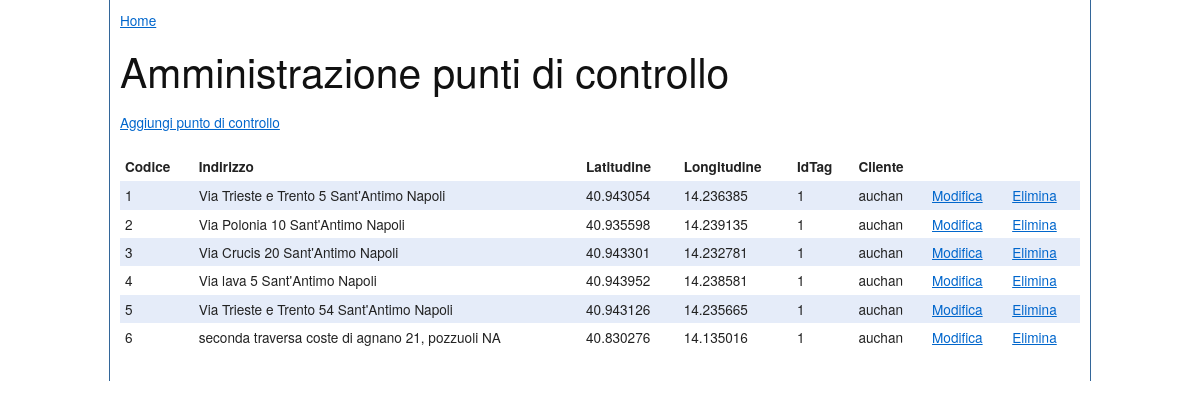
The page /ASC/puntiDiControllo/index.php on the database its author committed.
### tables this page shows
CREATE TABLE PuntiDiControllo
(
	codicePC INTEGER AUTO_INCREMENT PRIMARY KEY,
	indirizzo VARCHAR(100) NOT NULL,
	latitudine DOUBLE NOT NULL,
	longitudine DOUBLE NOT NULL,
	idTag INTEGER NOT NULL,
	codiceCliente INTEGER NOT NULL,

	CONSTRAINT PC_fk1
	  FOREIGN KEY (codiceCliente) REFERENCES Clienti(codiceCliente)
);

CREATE TABLE Clienti
(
	codiceCliente INTEGER AUTO_INCREMENT PRIMARY KEY,
	nomeCliente VARCHAR(50) NOT NULL
);

### lib/DB.php (called while the page is built, shortened)
<?php
class DB {
	private static $instance = NULL;
	private $user = 'sop2011_admin';
	private $password = 'z0m1x9n2';
	private $dbName = 'sop2011';
	private $dbHost = 'localhost';
	private $conn = NULL;
	private function __construct() {
		$this->conn = new mysqli($this->dbHost, $this->user, $this->password, $this->dbName);
		$this->conn->query("SET NAMES 'utf8'");
	}
	public static function getInstance() {
		if (!self::$instance instanceof self) {
			try {
				self::$instance = new self;
			} catch (DatabaseErrorException $e) {
				die($e->getMessage());
			}
		}
		return self::$instance;
	}
	public function query($queryStr) {
		$result = @$this->conn->query($queryStr);
		if ($result !== FALSE) {
			return $result;
		} else {
			$msg = "Query Fallita";
			throw new DatabaseErrorException($msg);
		}
	}
}
?>

### lib/PuntoDiControllo.php (called while the page is built, shortened)
<?php
require 'DB.php';
class PuntoDiControllo {
	private $codicePC;
	private $indirizzo;
	private $latitudine;
	private $longitudine;
	private $idTag;
	private $codiceCliente;
	public function getLongitudine() {
		return $this->longitudine;
	}
	public function getCodicePC() {
		return $this->codicePC;
	}
	public function getIndirizzo() {
		return $this->indirizzo;
	}
	public function getLatitudine() {
		return $this->latitudine;
	}
	public function getIdTag() {
		return $this->idTag;
	}
	public function getCodiceCliente() {
		return $this->codiceCliente;
	}
	public function setLongitudine($longitudine) {
			$this->longitudine = $longitudine;
	}
	public function setCodicePC($codicePC) {
		$this->codicePC = $codicePC;
	}
	public function setIndirizzo($indirizzo) {
		$this->indirizzo = $indirizzo;
	}
	public function setLatitudine($latitudine) {
		$this->latitudine = $latitudine;
	}
	public function setIdTag($idTag) {
		$this->idTag = $idTag;
	}
	public function setCodiceCliente($codiceCliente) {
		$this->codiceCliente = $codiceCliente;
	}
	public static function findAll() {
		$db = DB::getInstance();
		 $queryStr = "SELECT codicePC, indirizzo, latitudine, longitudine, idTag, C.nomeCliente ";
		 $queryStr .= "FROM PuntiDiControllo P JOIN Clienti C ON(P.codiceCliente = C.codiceCliente)";
		try {
			$result = $db->query($queryStr);
			$out = array();
			while ($row = $result->fetch_assoc()) {
				$out[] = new PuntoDiControllo($row['codicePC'], $row['indirizzo'], $row['latitudine'], $row['longitudine'], $row['idTag'], $row['nomeCliente']);
			}
			return $out;
		} catch (DatabaseErrorException $exc) {
			echo $exc->getTraceAsString();
		}
	}
}
?>

### public/ASC/puntiDiControllo/index.php (the view, shortened to what this page needs)
<?php
require_once 'PuntoDiControllo.php';
$tuttiIPdc = PuntoDiControllo::findAll();
?>
<?php include HELPERS_DIR . '/testata.php'; ?>
		<h1>Amministrazione punti di controllo</h1>
		<p><a href="">Aggiungi punto di controllo</a></p>
      <table>
			<tr>
				<th>Codice</th>
				<th>Indirizzo</th>
				<th>Latitudine</th>
				<th>Longitudine</th>
				<th>IdTag</th>
				<th>Cliente</th>
			</tr>
			<?php foreach ($tuttiIPdc as $s) :
				$matricola = $s->getCodicePC();
				?>
				<tr>
					<td><?php echo $matricola; ?></td>
					<td><?php echo $s->getIndirizzo(); ?></td>
					<td><?php echo $s->getLatitudine(); ?></td>
					<td><?php echo $s->getLongitudine(); ?></td>
					<td><?php echo $s->getIdTag(); ?></td>
					<td><?php echo $s->getCodiceCliente(); ?></td>
					<td><a href="modifica.php?id=<?php echo $matricola; ?>">Modifica</a></td>
					<td><a href="<?php echo $actionUrl; ?>/puntoDiControllo/elimina.php?id=<?php echo $matricola; ?>">Elimina</a></td>
				</tr>
			<?php endforeach; ?>
		</table>
<?php include HELPERS_DIR . '/piepagina.php'; ?>

### viewHelpers/testata.php (shortened to what this page needs)
<!DOCTYPE html PUBLIC "-//W3C//DTD XHTML 1.0 Strict//EN"
	"http://www.w3.org/TR/xhtml1/DTD/xhtml1-strict.dtd">
<html xmlns="http://www.w3.org/1999/xhtml" xml:lang="it">
   <head>
		<link rel="stylesheet" type="text/css" href="<?php echo PUBLIC_URL.'/css/screen.css'; ?>"/>
   </head>
	<body>
		<div id="wrapper">
		<p><a href="<?php echo PUBLIC_URL; ?>">Home</a></p>

### viewHelpers/piepagina.php
</div>
</body>
</html>

### public/css/screen.css (style rules this page uses)
html { margin:0;padding:0;border:0; }
body, div, span, object, iframe, h1, h2, h3, h4, h5, h6, p, blockquote, pre, a, abbr, acronym, address, code, del, dfn, em, img, q, dl, dt, dd, ol, ul, li, fieldset, form, label, legend, table, caption, tbody, tfoot, thead, tr, th, td, article, aside, dialog, figure, footer, header, hgroup, nav, section { margin:0;padding:0;border:0;font-weight:inherit;font-style:inherit;font-size:100%;font-family:inherit;vertical-align:baseline; }
body { line-height:1.5;background:white; }
table { border-collapse:separate;border-spacing:0; }
caption, th, td { text-align:left;font-weight:normal;float:none !important; }
table, th, td { vertical-align:middle; }
html { font-size:100.01%; }
body { font-size:85%;color:#222;background:#fff;font-family:"Helvetica Neue", Arial, Helvetica, sans-serif; }
h1, h2, h3, h4, h5, h6 { font-weight:normal;color:#111; }
h1 { font-size:3em;line-height:1;margin-bottom:0.5em; }
p { margin:0 0 1.5em; }
a { color:#06c;text-decoration:underline; }
table { margin-bottom:1.4em;width:100%; }
th { font-weight:bold; }
th, td, caption { padding:4px 10px 4px 5px; }
tbody tr:nth-child(even) td, tbody tr.even td { background:#e5ecf9; }
#wrapper { border-left: 1px solid #369; border-right: 1px solid #369; margin: 0 auto; padding: 10px; width:960px; }

### rows shown on the page
puntidicontrollo: codicePC "1", indirizzo "Via Trieste e Trento 5 Sant'Antimo Napoli", latitudine "40.943054", longitudine "14.236385", idTag "1", codiceCliente.nomeCliente "auchan"
puntidicontrollo: codicePC "2", indirizzo "Via Polonia 10 Sant'Antimo Napoli", latitudine "40.935598", longitudine "14.239135", idTag "1", codiceCliente.nomeCliente "auchan"
puntidicontrollo: codicePC "3", indirizzo "Via Crucis 20 Sant'Antimo Napoli", latitudine "40.943301", longitudine "14.232781", idTag "1", codiceCliente.nomeCliente "auchan"
puntidicontrollo: codicePC "4", indirizzo "Via lava 5 Sant'Antimo Napoli", latitudine "40.943952", longitudine "14.238581", idTag "1", codiceCliente.nomeCliente "auchan"
puntidicontrollo: codicePC "5", indirizzo "Via Trieste e Trento 54 Sant'Antimo Napoli", latitudine "40.943126", longitudine "14.235665", idTag "1", codiceCliente.nomeCliente "auchan"
puntidicontrollo: codicePC "6", indirizzo "seconda traversa coste di agnano 21, pozzuoli NA", latitudine "40.830276", longitudine "14.135016", idTag "1", codiceCliente.nomeCliente "auchan"
